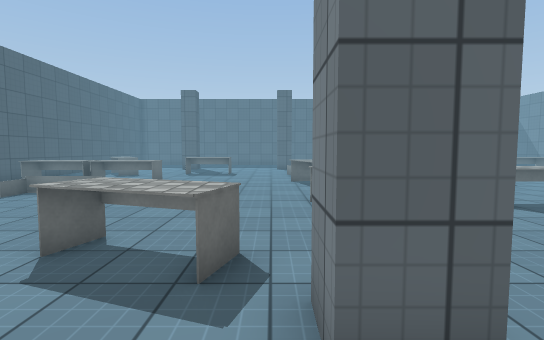
View 1 (above)

18 first-person views from a walk through a Unity game level. The camera is 1.4 m above the floor, tilts 4° down and sees 85° across. The floor is counted in squares, 1 m on a side. Each view is taken from the middle of a square. On the plan, view 1 faces up. The plan holds only what a view shows up to about 14 squares ahead; the rest is blank. The place goes on beyond the plan. The player character is not drawn. Surface patterns are stand-ins for the level's own textures.

View 2
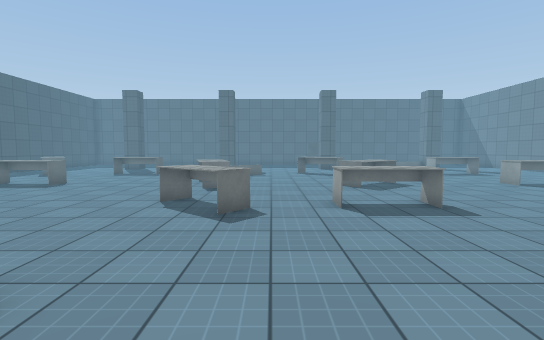

View 3
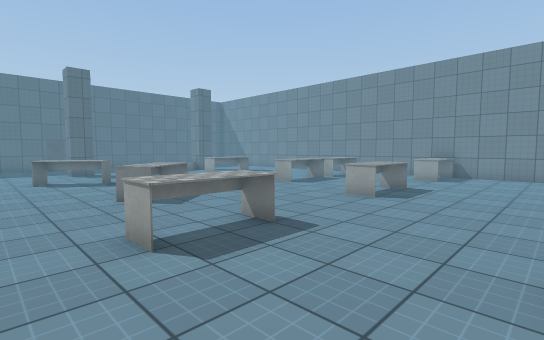

View 4
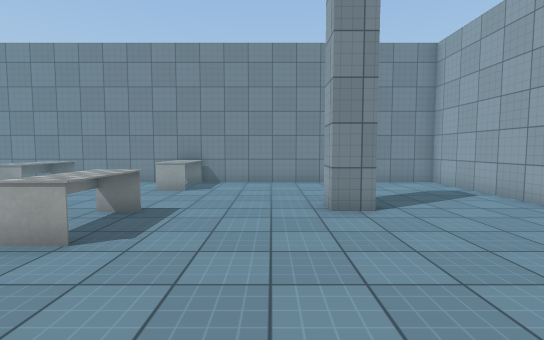

View 5
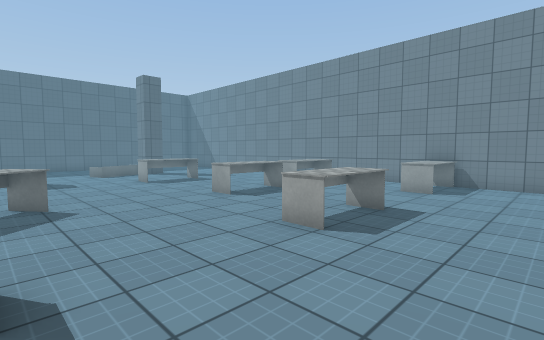

View 6
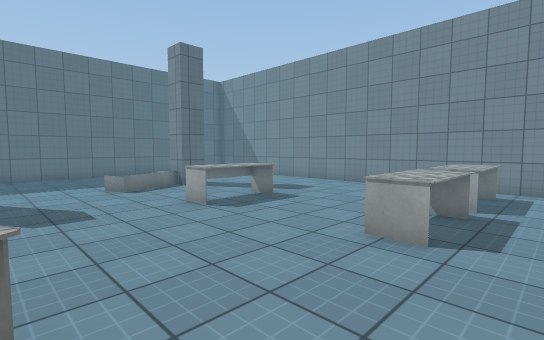

View 7
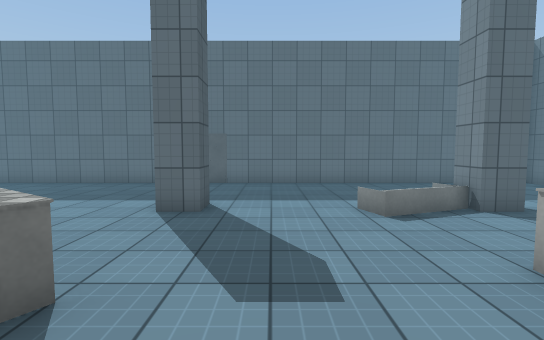

View 8
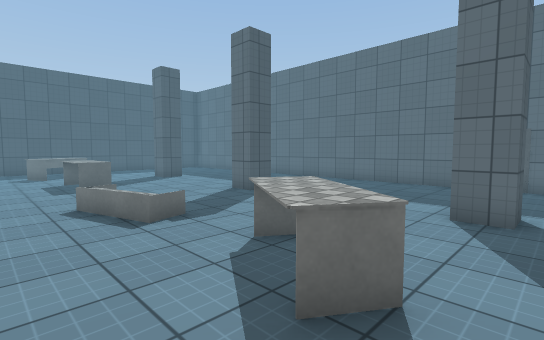

View 9
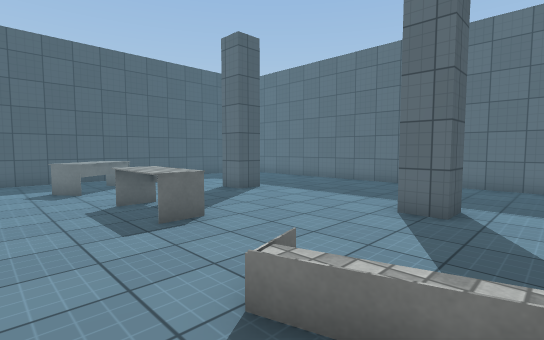

View 10
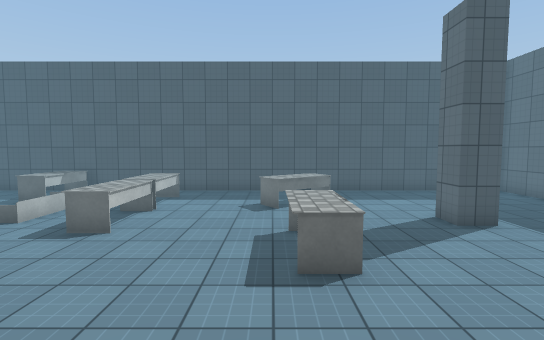

View 11
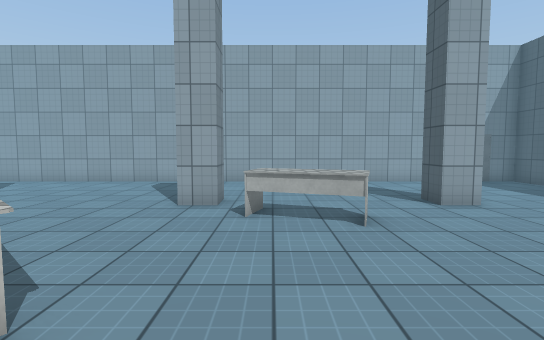

View 12
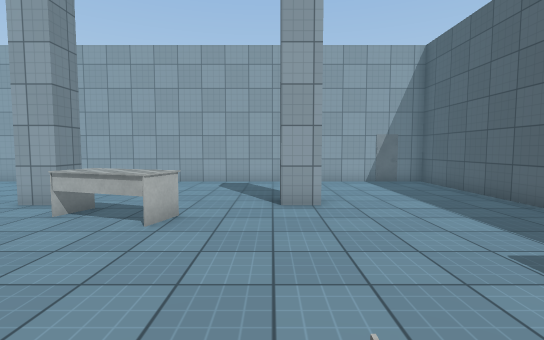

View 13
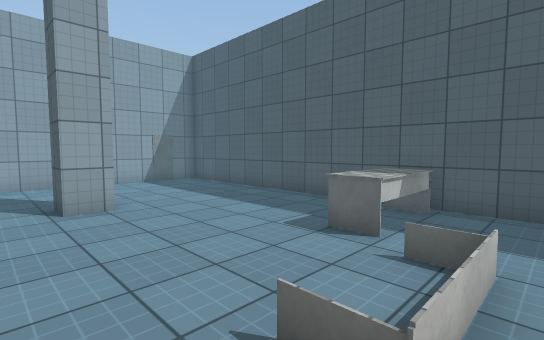

View 14
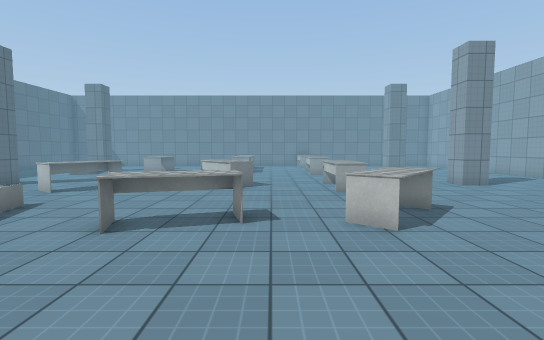

View 15
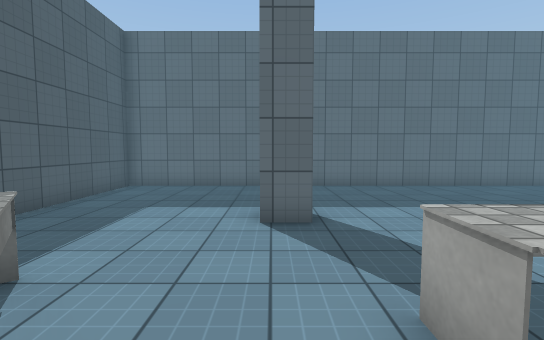

View 16
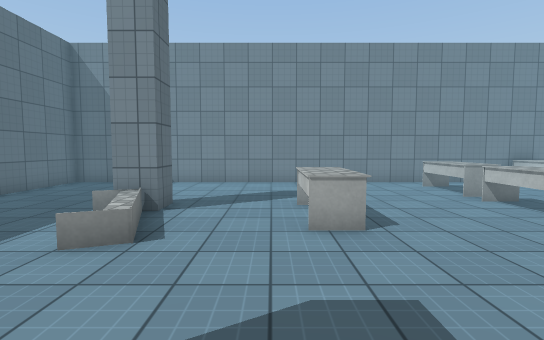

View 17
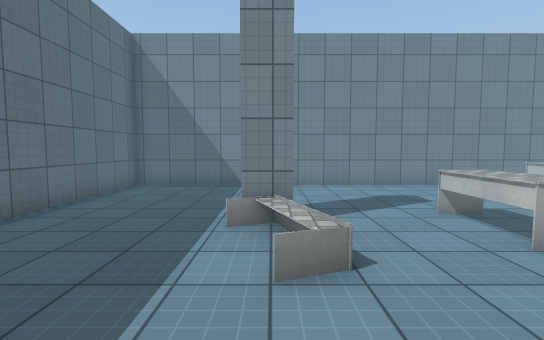

View 18
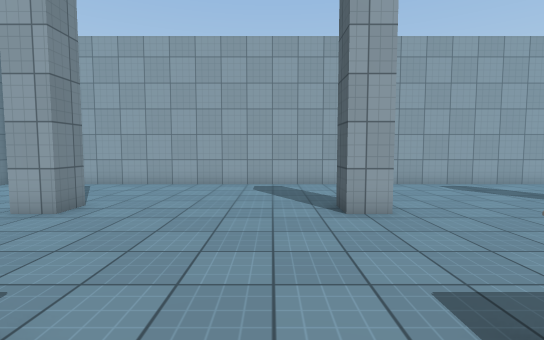

### Floor plan
Points are (right, up) in squares from view 1. A wall is a line through its corners. A room is listed if a view was taken in it or the views show most of it. See-through windows are left out.
Room 1 (views 1, 2, 3, 4, 5, 6, 7, 8, 9, 10, 11, 12, 13, 14, 15, 16, 17, 18)
walls: (1.4, 21.6) (1.4, 20.6) (0.2, 20.6); (8.4, 21.6) (8.4, 20.6) (7.4, 20.6); (1.4, 1.6) (0.4, 1.6) (0.4, 2.7) (1.4, 2.7); (7.4, 1.6) (7.4, 2.7) (8.4, 2.7) (8.4, 1.6); (-5.2, 21.6) (-5.2, 20.6) (-6.2, 20.6); (-6.2, 2.7) (-5.2, 2.7) (-5.2, 1.6); (15.8, 20.6) (14.7, 20.6) (14.7, 21.6); (14.7, 1.6) (14.7, 2.7) (15.8, 2.7); (-6.4, 26.3) (-11.5, 26.3) (-11.5, -2.8) (20.6, -2.8) (20.6, -0.4); (20.6, 1.8) (20.6, 26.3) (-4.6, 26.3)
objects: desk (-11, 7) to (-9, 8); desk (-10, 11) to (-8, 12); desk (-9, 16) to (-7, 18); desk (-7, 11) to (-5, 12); desk (-5, 16) to (-2, 17); desk (-3, 3) to (-1, 5); desk (1, 6) to (3, 8); desk (1, 11) to (2, 13); desk (6, 7) to (8, 8); desk (6, 16) to (8, 18); desk (7, 11) to (9, 13); desk (12, 7) to (15, 8); desk (13, 16) to (15, 17); desk (14, 11) to (16, 12); desk (17, 11) to (19, 12); desk (18, 7) to (20, 8)

Where each view was taken, in squares from view 1:
view 1: 0 up, 0 right, facing up
view 2: 0 up, 4 right, facing up
view 3: 3 up, 4 right, facing up-right
view 4: 4 up, 8 right, facing right
view 5: 4 up, 8 right, facing up-right
view 6: 10 up, 9 right, facing up-right
view 7: 14 up, 10 right, facing up
view 8: 14 up, 9 right, facing up-left
view 9: 14 up, 3 right, facing up-left
view 10: 16 up, 2 right, facing left
view 11: 10 up, 1 left, facing down
view 12: 10 up, 5 left, facing down
view 13: 10 up, 4 left, facing down-left
view 14: 10 up, 4 left, facing right
view 15: 15 up, 6 left, facing up
view 16: 18 up, 8 right, facing right
view 17: 21 up, 9 right, facing right
view 18: 9 up, 10 right, facing down
